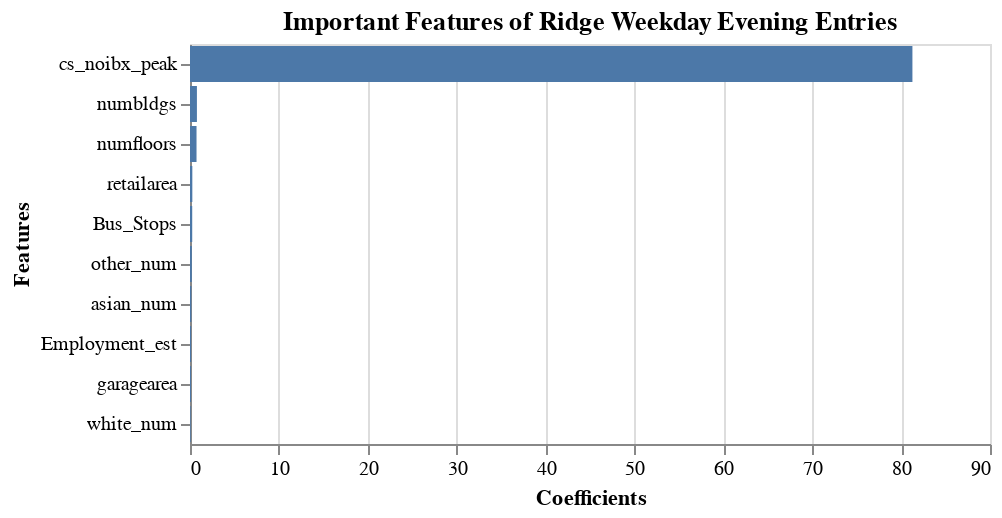

The notebook cell saved with this chart:
### Code cell
import altair as alt

alt.Chart(peak).mark_bar().encode(
    y=alt.Y('Features:N', sort='-x'),
    x='Coefficients'
).properties(
    title='Important Features of Ridge Weekday Evening Entries'
)

### Figure 1 — Vega-Lite specification as saved in the notebook (floating-point values rounded to 4 significant figures)
{"config": {"view": {"continuousWidth": 400, "continuousHeight": 300}}, "data": {"name": "data-7996e24d12cf558785a66a7e6daa38f0"}, "mark": "bar", "encoding": {"x": {"field": "Coefficients", "type": "quantitative"}, "y": {"field": "Features", "sort": "-x", "type": "nominal"}}, "title": "Important Features of Ridge Weekday Evening Entries", "$schema": "https://vega.github.io/schema/vega-lite/v4.17.0.json", "datasets": {"data-7996e24d12cf558785a66a7e6daa38f0": [{"Features": "cs_noibx_peak", "Coefficients": 81.27}, {"Features": "numbldgs", "Coefficients": 0.7784}, {"Features": "numfloors", "Coefficients": 0.7341}, {"Features": "retailarea", "Coefficients": 0.262}, {"Features": "Bus_Stops", "Coefficients": 0.2495}, {"Features": "other_num", "Coefficients": 0.2022}, {"Features": "asian_num", "Coefficients": 0.1485}, {"Features": "Employment_est", "Coefficients": 0.1214}, {"Features": "garagearea", "Coefficients": 0.109}, {"Features": "white_num", "Coefficients": 0.07761}]}}
